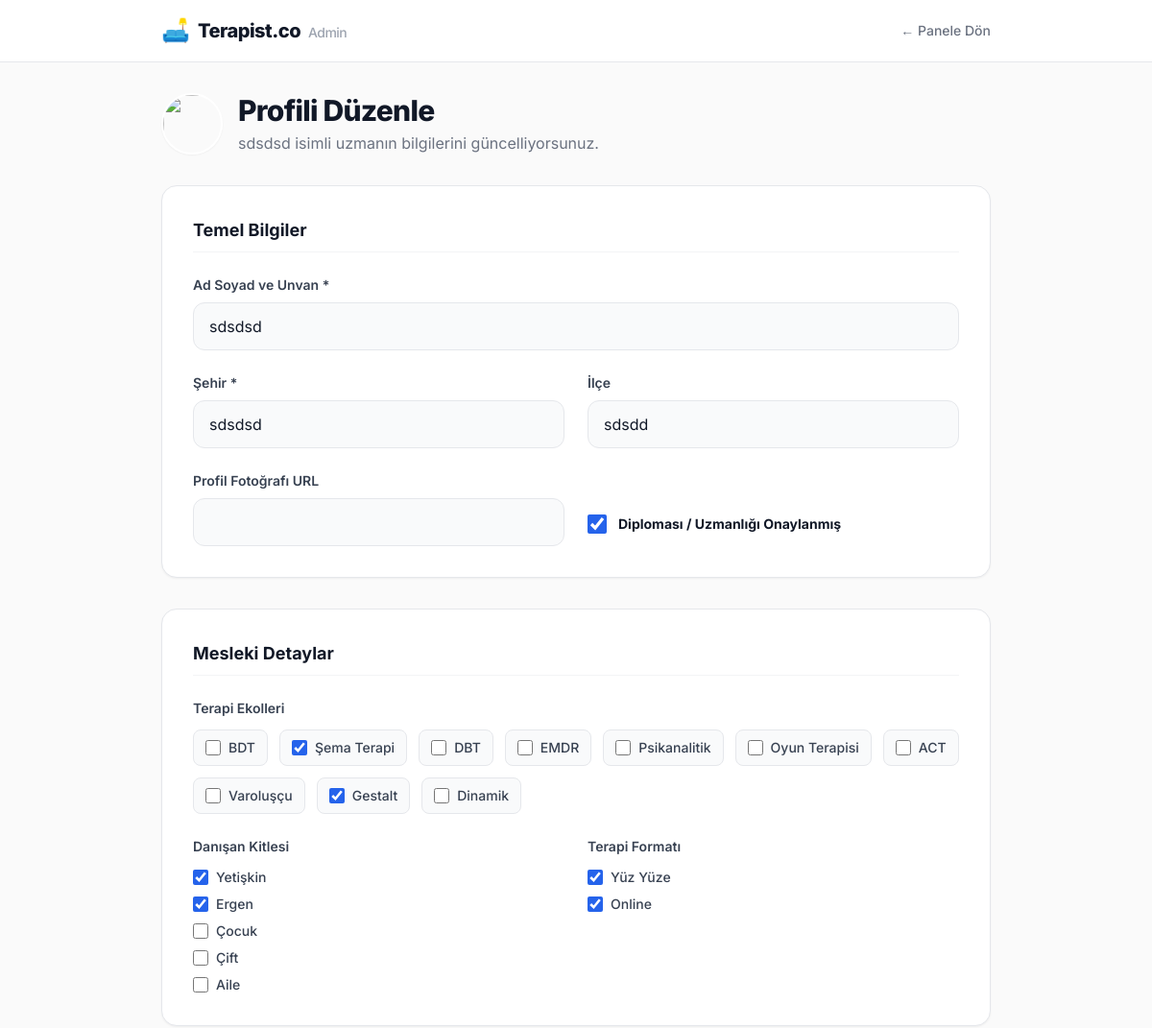
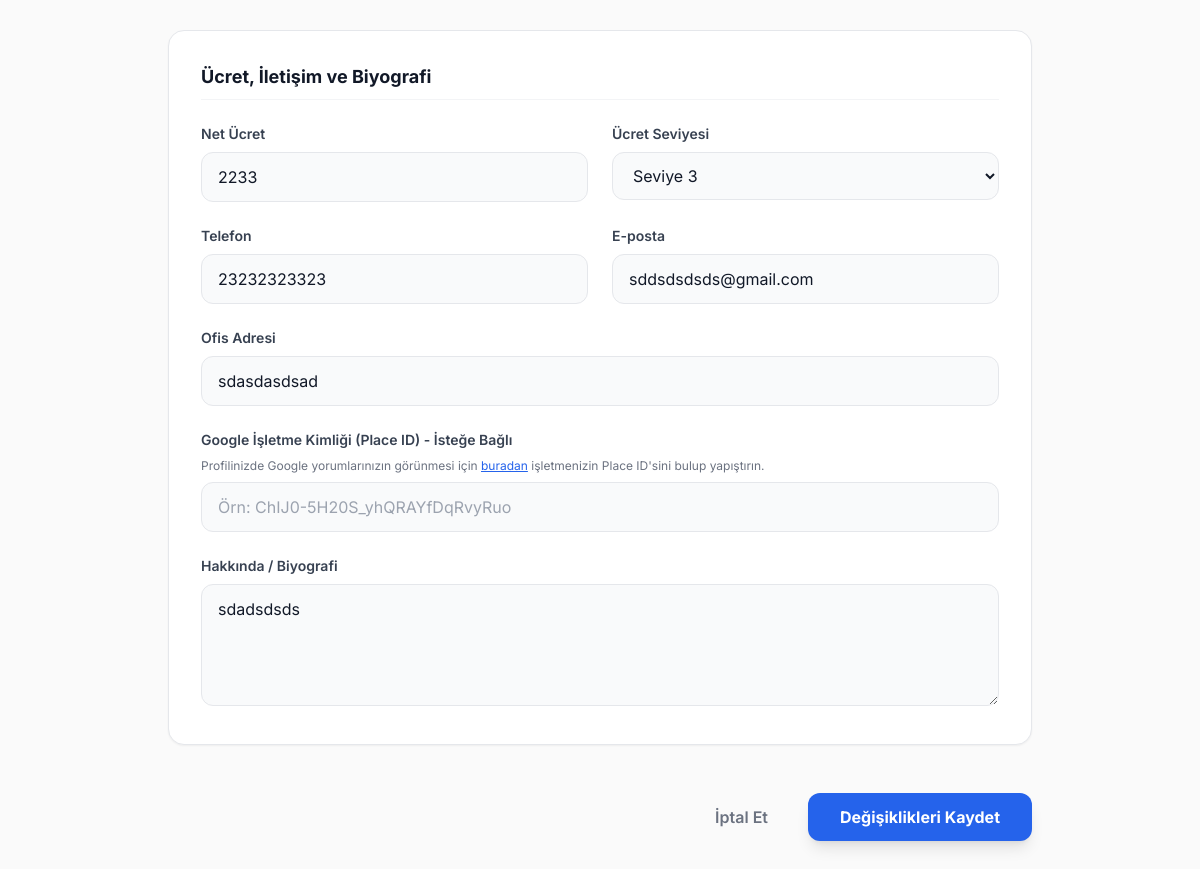
/duzenle.php?id=6 (signed in), run on the app's committed database (2 pictures, top to bottom).
### tables this page shows
CREATE TABLE psikologlar (
            id INTEGER PRIMARY KEY AUTOINCREMENT,
            ad TEXT NOT NULL,
            sehir TEXT NOT NULL,
            ilce TEXT NOT NULL,
            ekoller TEXT NOT NULL,
            kitle TEXT NOT NULL,
            format TEXT NOT NULL,
            ucret TEXT NOT NULL,
            fiyat_seviyesi INTEGER NOT NULL,
            onayli INTEGER DEFAULT 0,
            gorsel TEXT,
            biyografi TEXT,
            telefon TEXT,
            email TEXT,
            adres TEXT
        , sifre TEXT, google_place_id TEXT, egitim TEXT, calisma_saatleri TEXT, deneyim_yili INTEGER, kurumlar TEXT, uzmanlik_alanlari TEXT, stil_ev_odevi INTEGER DEFAULT 3, stil_direktiflik INTEGER DEFAULT 3, stil_yapi INTEGER DEFAULT 3, stil_odak INTEGER DEFAULT 3, cinsiyet TEXT, yas INTEGER);

### duzenle.php (the view, shortened to what this page needs)
<?php
require_once 'db.php';
$id = $_GET['id'] ?? 0;
$stmt = $pdo->prepare("SELECT * FROM psikologlar WHERE id = ?");
$stmt->execute([$id]);
$uzman = $stmt->fetch();
$mevcut_ekoller = json_decode($uzman['ekoller'], true) ?? [];
$mevcut_kitle   = json_decode($uzman['kitle'], true) ?? [];
$mevcut_format  = json_decode($uzman['format'], true) ?? [];
$sabit_ekoller = ['BDT', 'Şema Terapi', 'DBT', 'EMDR', 'Psikanalitik', 'Oyun Terapisi', 'ACT', 'Varoluşçu', 'Gestalt', 'Dinamik'];
$sabit_kitleler = ['Yetişkin', 'Ergen', 'Çocuk', 'Çift', 'Aile'];
$sabit_formatlar = ['Yüz Yüze', 'Online'];
?>
<!DOCTYPE html>
<html lang="tr">
<head>
    <script src="https://cdn.tailwindcss.com"></script>
</head>
<body class="bg-[#FAFAFA] text-gray-900 antialiased pb-20">
    <nav class="bg-white border-b border-gray-200 sticky top-0 z-50">
        <div class="max-w-4xl mx-auto px-4 py-4 flex justify-between items-center">
            <div class="flex items-center gap-2">
                <span class="text-2xl">🛋️</span>
                <span class="font-extrabold text-xl tracking-tight">Terapist.co <span class="text-sm font-medium text-gray-400 ml-1">Admin</span></span>
            </div>
            <a href="admin.php" class="text-sm font-medium text-gray-500 hover:text-gray-900 transition">← Panele Dön</a>
        </div>
    </nav>
    <main class="max-w-4xl mx-auto px-4 mt-8">
        <div class="mb-8 flex items-center gap-4">
            <img src="<?= htmlspecialchars($uzman['gorsel']) ?>" class="w-16 h-16 rounded-full border-2 border-white shadow-sm object-cover">
            <div>
                <h1 class="text-3xl font-extrabold tracking-tight mb-1">Profili Düzenle</h1>
                <p class="text-gray-500"><?= htmlspecialchars($uzman['ad']) ?> isimli uzmanın bilgilerini güncelliyorsunuz.</p>
            </div>
        </div>
        <form method="POST" action="" class="space-y-8">
            <div class="bg-white p-6 md:p-8 rounded-2xl border border-gray-200 shadow-sm">
                <h2 class="text-lg font-bold text-gray-900 mb-6 border-b border-gray-100 pb-2">Temel Bilgiler</h2>
                <div class="grid grid-cols-1 md:grid-cols-2 gap-6">
                    <div class="md:col-span-2">
                        <label class="block text-sm font-semibold text-gray-700 mb-2">Ad Soyad ve Unvan *</label>
                        <input type="text" name="ad" value="<?= htmlspecialchars($uzman['ad']) ?>" required class="w-full px-4 py-3 border border-gray-200 rounded-xl focus:outline-none focus:ring-2 focus:ring-blue-500 transition bg-gray-50 focus:bg-white">
                    </div>
                    <div>
                        <label class="block text-sm font-semibold text-gray-700 mb-2">Şehir *</label>
                        <input type="text" name="sehir" value="<?= htmlspecialchars($uzman['sehir']) ?>" required class="w-full px-4 py-3 border border-gray-200 rounded-xl focus:outline-none focus:ring-2 focus:ring-blue-500 transition bg-gray-50 focus:bg-white">
                    </div>
                    <div>
                        <label class="block text-sm font-semibold text-gray-700 mb-2">İlçe</label>
                        <input type="text" name="ilce" value="<?= htmlspecialchars($uzman['ilce']) ?>" class="w-full px-4 py-3 border border-gray-200 rounded-xl focus:outline-none focus:ring-2 focus:ring-blue-500 transition bg-gray-50 focus:bg-white">
                    </div>
                    <div>
                        <label class="block text-sm font-semibold text-gray-700 mb-2">Profil Fotoğrafı URL</label>
                        <input type="text" name="gorsel" value="<?= htmlspecialchars($uzman['gorsel']) ?>" class="w-full px-4 py-3 border border-gray-200 rounded-xl focus:outline-none focus:ring-2 focus:ring-blue-500 transition bg-gray-50 focus:bg-white">
                    </div>
                    <div class="flex items-center gap-3 mt-8">
                        <input type="checkbox" name="onayli" id="onayli" <?= $uzman['onayli'] ? 'checked' : '' ?> class="w-5 h-5 text-blue-600 border-gray-300 rounded focus:ring-blue-500 accent-blue-600 cursor-pointer">
                        <label for="onayli" class="text-sm font-bold text-gray-900 cursor-pointer">Diploması / Uzmanlığı Onaylanmış</label>
                    </div>
                </div>
            </div>
            <div class="bg-white p-6 md:p-8 rounded-2xl border border-gray-200 shadow-sm">
                <h2 class="text-lg font-bold text-gray-900 mb-6 border-b border-gray-100 pb-2">Mesleki Detaylar</h2>
                <div class="mb-6">
                    <label class="block text-sm font-semibold text-gray-700 mb-3">Terapi Ekolleri</label>
                    <div class="flex flex-wrap gap-3">
                        <?php foreach($sabit_ekoller as $ekol): ?>
                        <label class="flex items-center gap-2 bg-gray-50 px-3 py-2 border border-gray-200 rounded-lg cursor-pointer hover:bg-gray-100 transition">
                            <input type="checkbox" name="ekol[]" value="<?= $ekol ?>" <?= in_array($ekol, $mevcut_ekoller) ? 'checked' : '' ?> class="w-4 h-4 accent-blue-600">
                            <span class="text-sm font-medium text-gray-700"><?= $ekol ?></span>
                        </label>
                        <?php endforeach; ?>
                    </div>
                </div>
                <div class="grid grid-cols-1 md:grid-cols-2 gap-6">
                    <div>
                        <label class="block text-sm font-semibold text-gray-700 mb-3">Danışan Kitlesi</label>
                        <div class="flex flex-col gap-2">
                            <?php foreach($sabit_kitleler as $kitle): ?>
                            <label class="flex items-center gap-2 cursor-pointer">
                                <input type="checkbox" name="kitle[]" value="<?= $kitle ?>" <?= in_array($kitle, $mevcut_kitle) ? 'checked' : '' ?> class="w-4 h-4 accent-blue-600">
                                <span class="text-sm font-medium text-gray-700"><?= $kitle ?></span>
                            </label>
                            <?php endforeach; ?>
                        </div>
                    </div>
                    <div>
                        <label class="block text-sm font-semibold text-gray-700 mb-3">Terapi Formatı</label>
                        <div class="flex flex-col gap-2">
                            <?php foreach($sabit_formatlar as $format): ?>
                            <label class="flex items-center gap-2 cursor-pointer">
                                <input type="checkbox" name="format[]" value="<?= $format ?>" <?= in_array($format, $mevcut_format) ? 'checked' : '' ?> class="w-4 h-4 accent-blue-600">
                                <span class="text-sm font-medium text-gray-700"><?= $format ?></span>
                            </label>
                            <?php endforeach; ?>
                        </div>
                    </div>
                </div>
            </div>
            <div class="bg-white p-6 md:p-8 rounded-2xl border border-gray-200 shadow-sm">
                <h2 class="text-lg font-bold text-gray-900 mb-6 border-b border-gray-100 pb-2">Ücret, İletişim ve Biyografi</h2>
                <div class="grid grid-cols-1 md:grid-cols-2 gap-6">
                    <div>
                        <label class="block text-sm font-semibold text-gray-700 mb-2">Net Ücret</label>
                        <input type="text" name="ucret" value="<?= htmlspecialchars($uzman['ucret']) ?>" class="w-full px-4 py-3 border border-gray-200 rounded-xl focus:outline-none focus:ring-2 focus:ring-blue-500 transition bg-gray-50 focus:bg-white">
                    </div>
                    <div>
                        <label class="block text-sm font-semibold text-gray-700 mb-2">Ücret Seviyesi</label>
                        <select name="fiyat_seviyesi" class="w-full px-4 py-3 border border-gray-200 rounded-xl focus:outline-none focus:ring-2 focus:ring-blue-500 transition bg-gray-50 focus:bg-white cursor-pointer">
                            <?php for($i=1; $i<=5; $i++): ?>
                                <option value="<?= $i ?>" <?= $uzman['fiyat_seviyesi'] == $i ? 'selected' : '' ?>>Seviye <?= $i ?></option>
                            <?php endfor; ?>
                        </select>
                    </div>
                    <div>
                        <label class="block text-sm font-semibold text-gray-700 mb-2">Telefon</label>
                        <input type="text" name="telefon" value="<?= htmlspecialchars($uzman['telefon']) ?>" class="w-full px-4 py-3 border border-gray-200 rounded-xl focus:outline-none focus:ring-2 focus:ring-blue-500 transition bg-gray-50 focus:bg-white">
                    </div>
                    <div>
                        <label class="block text-sm font-semibold text-gray-700 mb-2">E-posta</label>
                        <input type="email" name="email" value="<?= htmlspecialchars($uzman['email']) ?>" class="w-full px-4 py-3 border border-gray-200 rounded-xl focus:outline-none focus:ring-2 focus:ring-blue-500 transition bg-gray-50 focus:bg-white">
                    </div>
                    <div class="md:col-span-2">
                        <label class="block text-sm font-semibold text-gray-700 mb-2">Ofis Adresi</label>
                        <input type="text" name="adres" value="<?= htmlspecialchars($uzman['adres']) ?>" class="w-full px-4 py-3 border border-gray-200 rounded-xl focus:outline-none focus:ring-2 focus:ring-blue-500 transition bg-gray-50 focus:bg-white">
                    </div>
                    <div class="md:col-span-2">
                        <label class="block text-sm font-semibold text-gray-700 mb-2">Google İşletme Kimliği (Place ID) - İsteğe Bağlı</label>
                        <p class="text-xs text-gray-500 mb-2">Profilinizde Google yorumlarınızın görünmesi için <a href="https://developers.google.com/maps/documentation/places/web-service/place-id" target="_blank" class="text-blue-600 underline">buradan</a> işletmenizin Place ID'sini bulup yapıştırın.</p>
                        <input type="text" name="google_place_id" placeholder="Örn: ChIJ0-5H20S_yhQRAYfDqRvyRuo" class="w-full px-4 py-3 border border-gray-200 rounded-xl focus:outline-none focus:ring-2 focus:ring-blue-500 transition bg-gray-50 focus:bg-white">
                    </div>
                    <div class="md:col-span-2">
                        <label class="block text-sm font-semibold text-gray-700 mb-2">Hakkında / Biyografi</label>
                        <textarea name="biyografi" rows="4" class="w-full px-4 py-3 border border-gray-200 rounded-xl focus:outline-none focus:ring-2 focus:ring-blue-500 transition bg-gray-50 focus:bg-white resize-y"><?= htmlspecialchars($uzman['biyografi']) ?></textarea>
                    </div>
                </div>
            </div>
            <div class="flex items-center justify-end gap-4 pt-4">
                <a href="admin.php" class="px-6 py-3 text-gray-500 font-semibold hover:text-gray-900 transition">İptal Et</a>
                <button type="submit" class="bg-blue-600 text-white px-8 py-3 rounded-xl font-bold hover:bg-blue-700 transition shadow-lg">Değişiklikleri Kaydet</button>
            </div>
        </form>
    </main>
</body>
</html>

### duzenle.php (style rules this page uses)
body { font-family: 'Inter', sans-serif; }

### data on the page
psikologlar: ad "sdsdsd", sehir "sdsdsd", ilce "sdsdd", onayli "☑", ekoller "☑", kitle "☑", format "☑", ucret "2233", fiyat_seviyesi "Seviye 3", telefon "23232323323", email "sddsdsdsds@gmail.com", adres "sdasdasdsad", biyografi "sdadsdsds"

### other printed values
$ekol "BDT"
$ekol "Şema Terapi"
$ekol "DBT"
$ekol "EMDR"
$ekol "Psikanalitik"
$ekol "Oyun Terapisi"
$ekol "ACT"
$ekol "Varoluşçu"
$ekol "Gestalt"
$ekol "Dinamik"
$kitle "Yetişkin"
$kitle "Ergen"
$kitle "Çocuk"
$kitle "Çift"
$kitle "Aile"
